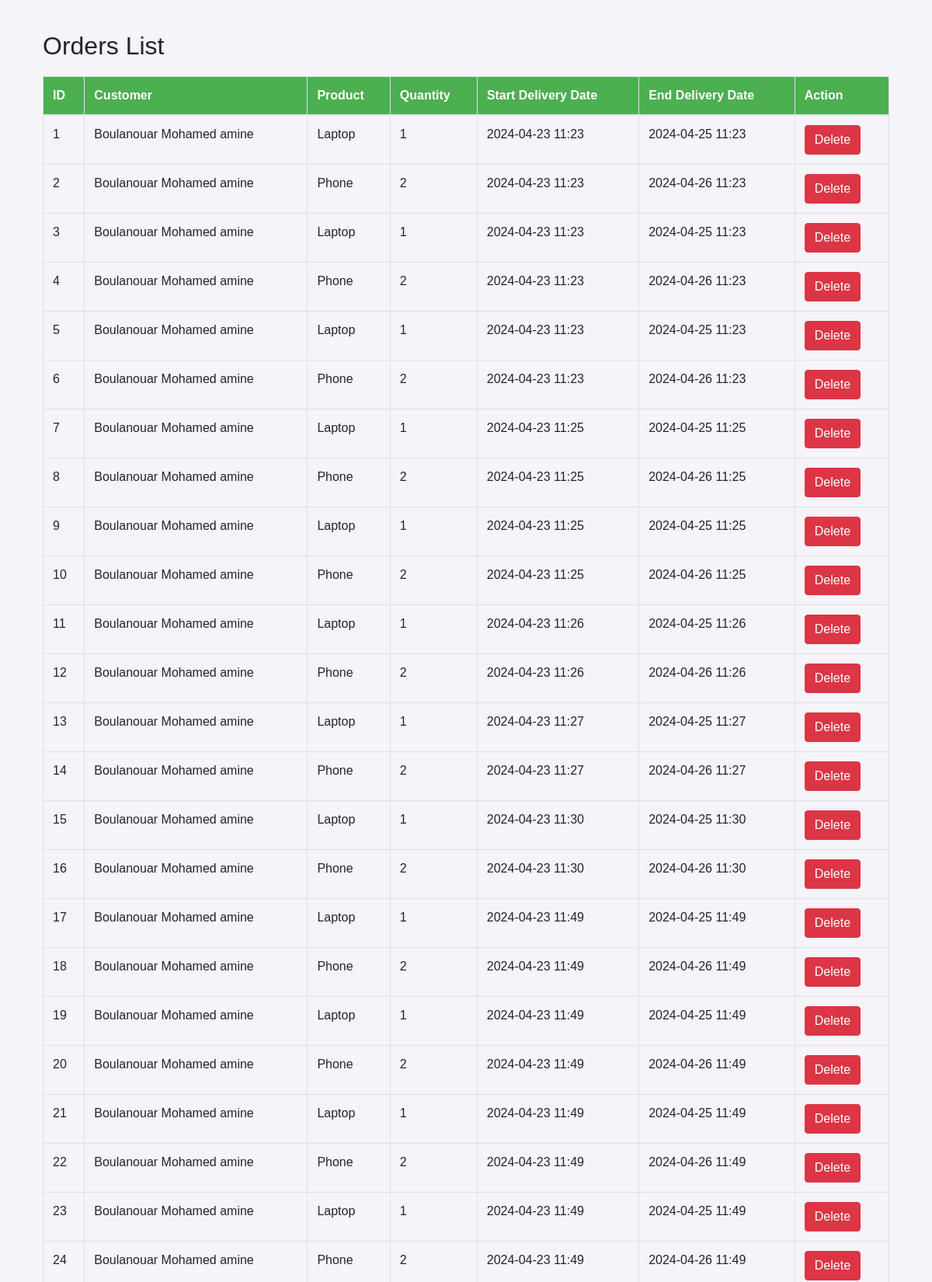
The page /orders (upper part) on the database its author committed.
### app/models/order.py (models this page shows)
class Order(db.Model):
    __tablename__ = 'orders'
    id = db.Column(db.Integer, primary_key=True)
    product_id = db.Column(db.Integer, db.ForeignKey('products.id'))
    product = db.relationship('Product', backref='orders')
    customer_id = db.Column(db.Integer, db.ForeignKey('customers.id'))
    customer = db.relationship('Customer', back_populates='orders')
    quantity = db.Column(db.Integer, nullable=False)
    start_delivery_date = db.Column(db.DateTime, nullable=False)
    end_delivery_date = db.Column(db.DateTime, nullable=False)
    order_weight = db.Column(db.Float, nullable=True)

### app/models/customer.py (models this page shows)
class Customer(db.Model):
    __tablename__ = 'customers'
    id = db.Column(db.Integer, primary_key=True)
    nom = db.Column(db.String)
    prenom = db.Column(db.String)
    address = db.relationship(
        'Address', back_populates='customer', uselist=False)
    telephone = db.Column(db.String)
    orders = db.relationship('Order', back_populates='customer', overlaps="orders")

### app/models/product.py (models this page shows)
class Product(db.Model):
    __tablename__ = 'products'  # Correct table name used in ForeignKey reference
    id = db.Column(db.Integer, primary_key=True)
    nom = db.Column(db.String, nullable=False)
    description = db.Column(db.String)
    price = db.Column(db.Float, nullable=False)
    weight = db.Column(db.Float, nullable=False) # Weight of the product in kg

### app/routes/order.py (the view)
@order_bp.route('/orders', methods=['GET'])
def list_orders():
    orders = Order.query.all()
    return render_template('orders/list_orders.html', orders=orders)

### app/templates/orders/list_orders.html (shortened to what this page needs)
{% extends "base.html" %}
{% block content %}
<div class="container">
    <h2>Orders List</h2>
    <table class="table table-bordered">
        <thead>
            <tr>
                <th>ID</th>
                <th>Customer</th>
                <th>Product</th>
                <th>Quantity</th>
                <th>Start Delivery Date</th>
                <th>End Delivery Date</th>
                <th>Action</th>
            </tr>
        </thead>
        <tbody>
            {% for order in orders %}
            <tr>
                <td>{{ order.id }}</td>
                <td>{{ order.customer.nom }} {{ order.customer.prenom }}</td>
                <td>{{ order.product.nom }}</td>
                <td>{{ order.quantity }}</td>
                <td>{{ order.start_delivery_date.strftime('%Y-%m-%d %H:%M') }}</td>
                <td>{{ order.end_delivery_date.strftime('%Y-%m-%d %H:%M') }}</td>
                <td>
                    <form action="{{ url_for('order.delete_order', id=order.id) }}" method="POST" style="display:inline;">
                        <button type="submit" class="btn btn-danger">Delete</button>
                    </form>
                </td>
            </tr>
            {% endfor %}
        </tbody>
    </table>
</div>
{% endblock %}

### app/templates/base.html (style rules this page uses)
body { font-family: Arial, sans-serif; margin: 40px; background-color: #f4f4f9; }
table { width: 100%; margin-top: 20px; }
th, td { padding: 8px; text-align: left; border-bottom: 1px solid #ddd; }
th { background-color: #4CAF50; color: white; }

### rows shown on the page
Order: id "1", customer.nom "Boulanouar", customer.prenom "Mohamed amine", product.nom "Laptop", quantity "1", start_delivery_date "2024-04-23 11:23", end_delivery_date "2024-04-25 11:23"
Order: id "2", customer.nom "Boulanouar", customer.prenom "Mohamed amine", product.nom "Phone", quantity "2", start_delivery_date "2024-04-23 11:23", end_delivery_date "2024-04-26 11:23"
Order: id "3", customer.nom "Boulanouar", customer.prenom "Mohamed amine", product.nom "Laptop", quantity "1", start_delivery_date "2024-04-23 11:23", end_delivery_date "2024-04-25 11:23"
Order: id "4", customer.nom "Boulanouar", customer.prenom "Mohamed amine", product.nom "Phone", quantity "2", start_delivery_date "2024-04-23 11:23", end_delivery_date "2024-04-26 11:23"
Order: id "5", customer.nom "Boulanouar", customer.prenom "Mohamed amine", product.nom "Laptop", quantity "1", start_delivery_date "2024-04-23 11:23", end_delivery_date "2024-04-25 11:23"
Order: id "6", customer.nom "Boulanouar", customer.prenom "Mohamed amine", product.nom "Phone", quantity "2", start_delivery_date "2024-04-23 11:23", end_delivery_date "2024-04-26 11:23"
Order: id "7", customer.nom "Boulanouar", customer.prenom "Mohamed amine", product.nom "Laptop", quantity "1", start_delivery_date "2024-04-23 11:25", end_delivery_date "2024-04-25 11:25"
Order: id "8", customer.nom "Boulanouar", customer.prenom "Mohamed amine", product.nom "Phone", quantity "2", start_delivery_date "2024-04-23 11:25", end_delivery_date "2024-04-26 11:25"
Order: id "9", customer.nom "Boulanouar", customer.prenom "Mohamed amine", product.nom "Laptop", quantity "1", start_delivery_date "2024-04-23 11:25", end_delivery_date "2024-04-25 11:25"
Order: id "10", customer.nom "Boulanouar", customer.prenom "Mohamed amine", product.nom "Phone", quantity "2", start_delivery_date "2024-04-23 11:25", end_delivery_date "2024-04-26 11:25"
Order: id "11", customer.nom "Boulanouar", customer.prenom "Mohamed amine", product.nom "Laptop", quantity "1", start_delivery_date "2024-04-23 11:26", end_delivery_date "2024-04-25 11:26"
Order: id "12", customer.nom "Boulanouar", customer.prenom "Mohamed amine", product.nom "Phone", quantity "2", start_delivery_date "2024-04-23 11:26", end_delivery_date "2024-04-26 11:26"
Order: id "13", customer.nom "Boulanouar", customer.prenom "Mohamed amine", product.nom "Laptop", quantity "1", start_delivery_date "2024-04-23 11:27", end_delivery_date "2024-04-25 11:27"
Order: id "14", customer.nom "Boulanouar", customer.prenom "Mohamed amine", product.nom "Phone", quantity "2", start_delivery_date "2024-04-23 11:27", end_delivery_date "2024-04-26 11:27"
Order: id "15", customer.nom "Boulanouar", customer.prenom "Mohamed amine", product.nom "Laptop", quantity "1", start_delivery_date "2024-04-23 11:30", end_delivery_date "2024-04-25 11:30"
Order: id "16", customer.nom "Boulanouar", customer.prenom "Mohamed amine", product.nom "Phone", quantity "2", start_delivery_date "2024-04-23 11:30", end_delivery_date "2024-04-26 11:30"
Order: id "17", customer.nom "Boulanouar", customer.prenom "Mohamed amine", product.nom "Laptop", quantity "1", start_delivery_date "2024-04-23 11:49", end_delivery_date "2024-04-25 11:49"
Order: id "18", customer.nom "Boulanouar", customer.prenom "Mohamed amine", product.nom "Phone", quantity "2", start_delivery_date "2024-04-23 11:49", end_delivery_date "2024-04-26 11:49"
Order: id "19", customer.nom "Boulanouar", customer.prenom "Mohamed amine", product.nom "Laptop", quantity "1", start_delivery_date "2024-04-23 11:49", end_delivery_date "2024-04-25 11:49"
Order: id "20", customer.nom "Boulanouar", customer.prenom "Mohamed amine", product.nom "Phone", quantity "2", start_delivery_date "2024-04-23 11:49", end_delivery_date "2024-04-26 11:49"
Order: id "21", customer.nom "Boulanouar", customer.prenom "Mohamed amine", product.nom "Laptop", quantity "1", start_delivery_date "2024-04-23 11:49", end_delivery_date "2024-04-25 11:49"
Order: id "22", customer.nom "Boulanouar", customer.prenom "Mohamed amine", product.nom "Phone", quantity "2", start_delivery_date "2024-04-23 11:49", end_delivery_date "2024-04-26 11:49"
Order: id "23", customer.nom "Boulanouar", customer.prenom "Mohamed amine", product.nom "Laptop", quantity "1", start_delivery_date "2024-04-23 11:49", end_delivery_date "2024-04-25 11:49"
Order: id "24", customer.nom "Boulanouar", customer.prenom "Mohamed amine", product.nom "Phone", quantity "2", start_delivery_date "2024-04-23 11:49", end_delivery_date "2024-04-26 11:49"
